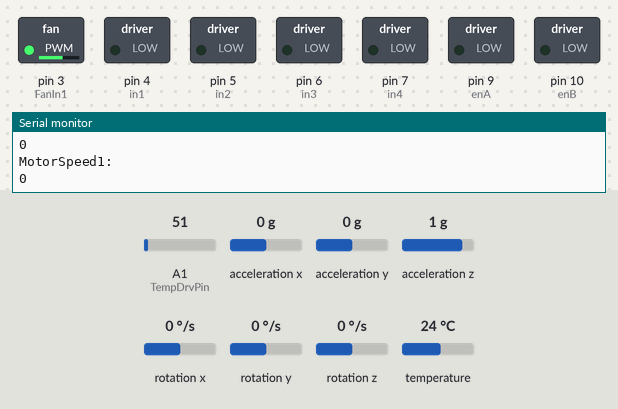
Bench run of a sketch on a simulated Arduino Uno, built with avr-gcc and run on an emulated ATmega328P. Parts: switched loads named in the sketch (green lamp = pin HIGH), the last lines printed to the serial monitor. The test bench sets the inputs (shaded band); at power-on: acceleration x 0 g, A1 (TempDrvPin) = 51, acceleration y 0 g, acceleration z 1 g, rotation x 0 °/s, rotation y 0 °/s, rotation z 0 °/s, temperature 24 °C.

Above: at 1.2 s.
1.3 s: acceleration x set to -1.4 g
At 1.6 s:
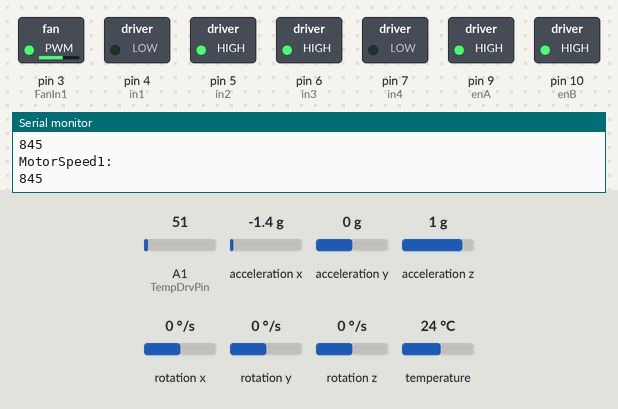
2.8 s: acceleration x set to 0.8 g
At 3.1 s:
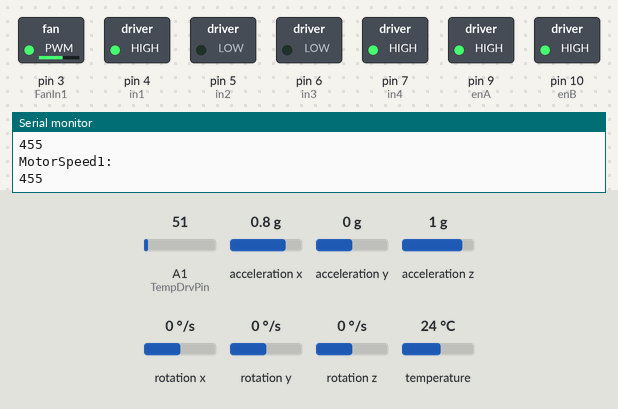
4.3 s: acceleration x set to -0.2 g
At 4.6 s:
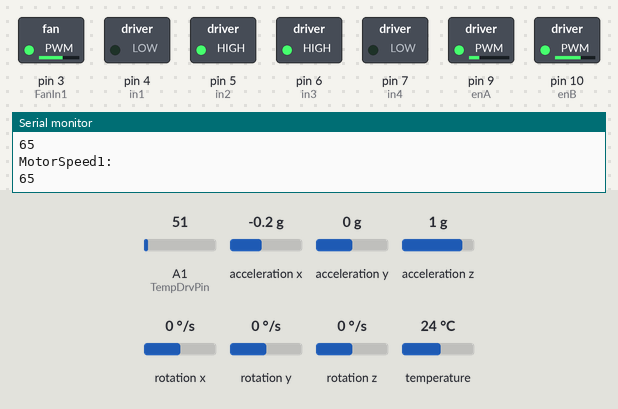
5.8 s: acceleration x set to -0.8 g
At 7.0 s:
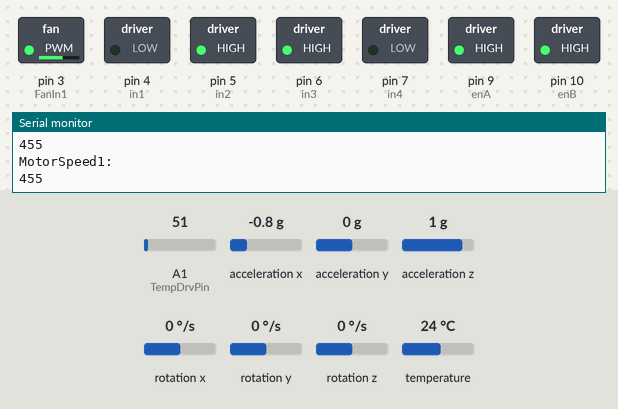
7.3 s: acceleration x set to 0 g
At 8.5 s:
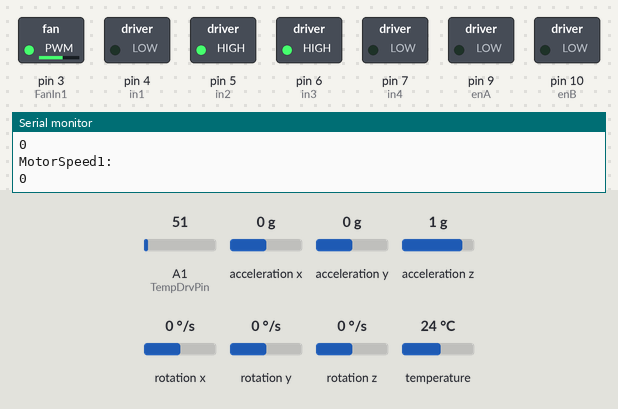
8.8 s: acceleration x set to 1.4 g
At 9.7 s:
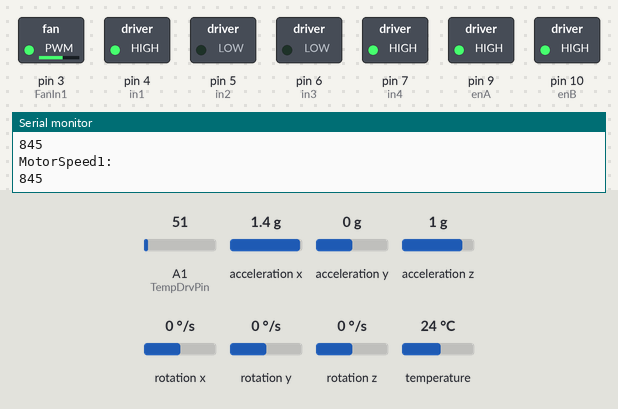
Timing chart, 0 to 11.3 s (numbered marks = the images above; inputs shaded):
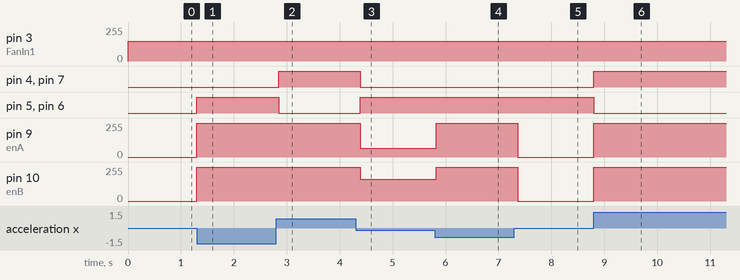

The sketch:

Self_Ballancing_Robot_MPU6050_13_11_2021_21h38_Working.ino
```cpp
// Basic demo for accelerometer readings from Adafruit MPU6050

#include <Adafruit_MPU6050.h>
#include <Adafruit_Sensor.h>
#include <Wire.h>

Adafruit_MPU6050 mpu;


//************************************ DC Motor Control *******************************************

// Motor A

int enA = 9;
int in1 = 4;
int in2 = 5;

// Motor B

int enB = 10;
int in3 = 6;
int in4 = 7;


// Motor Speed Values - Start at zero

int MotorSpeed1 = 0;

int MotorsBackSpeed = 0;
int MotorsForwardSpeed = 0;
int SpeedOffset = 0;
int AngleOffSet = 0;
int Delay = 0;
int ZeroAdjust = 0;

int LeftAdjFor = 0;
int RightAdjFor = 0;

int LeftAdjBack = 0;
int RightAdjBack = 0;

int MotorLeftForwardSpeed = 0;
int MotorRightForwardSpeed = 0;

int MotorLeftBackSpeed = 0;
int MotorRightBackSpeed = 0;

//************************************* FAN & DRIVE TEMPERATURE CONTROL ************************
int FanIn1  = 3;
int LedPin = 13;

float TempDrvPin = A1;
int TempDrv = 0;

int fanSpeed = 0;
int fanSpeedidle = 0;


/////////////////////////////////////////////////////////////////////////////////////////////////

//**************************************** void CONTROL *****************************************
/////////////////////////////////////////////////////////////////////////////////////////////////

void forward(){
  digitalWrite(in1, LOW);
    digitalWrite(in2, HIGH);

    digitalWrite(in3, HIGH);
    digitalWrite(in4, LOW);

}

void reverse(){

    digitalWrite(in1, HIGH);
    digitalWrite(in2, LOW);

    digitalWrite(in3, LOW);
    digitalWrite(in4, HIGH);

}

void stop(){

    digitalWrite(in1, LOW);
    digitalWrite(in2, LOW);

    digitalWrite(in3, LOW);
    digitalWrite(in4, LOW);
}

void FanStart(){

//  digitalWrite(FanIn1,LOW);

}

void FanStop(){

  digitalWrite(FanIn1,LOW);
  digitalWrite(LedPin, LOW);
}


////////////////////////////////////////////////////////////////////////////////////////////////////////


// **************************************** SETUP ****************************************************

void setup() {
  // put your setup code here, to run once:
Serial.begin(115200);
//  while (!Serial)
//    delay(10); // will pause Zero, Leonardo, etc until serial console opens
//
//  Serial.println("Adafruit MPU6050 test!");

  // Try to initialize!
  if (!mpu.begin()) {
//    Serial.println("Failed to find MPU6050 chip");
    while (1) {
      delay(10);
    }
  }
//  Serial.println("MPU6050 Found!");

//************************************** DC Motor Control : SETUP ***************************************

  // Set all the motor control pins to outputs

  pinMode(enA, OUTPUT);
  pinMode(in1, OUTPUT);
  pinMode(in2, OUTPUT);

  pinMode(enB, OUTPUT);
  pinMode(in3, OUTPUT);
  pinMode(in4, OUTPUT);


//*****************************************************************************************************
///////////////////////////////////////////////////////////////////////////////////////////////////////


//******************************************* FAN CONTROL SETUP ***************************************

  pinMode(FanIn1, OUTPUT);


//********************************************** MPU 6050 SETUP ***************************************

mpu.setAccelerometerRange(MPU6050_RANGE_2_G);   // +- 16, 8, 4, 2
  mpu.setGyroRange(MPU6050_RANGE_250_DEG);      // +- 2000, 1000, 500, 250
  mpu.setFilterBandwidth(MPU6050_BAND_5_HZ);   // 5, 10, 21, 44, 94, 184, 260

}
////////////////////////////////////////////////////////////////////////////////////////////////////////


// ********************************************* void LOOP *********************************************

void loop() {
  // put your main code here, to run repeatedly:


  /* Get new sensor events with the readings */
  sensors_event_t a, g, temp;
  mpu.getEvent(&a, &g, &temp);

//  Serial.print("Temperature: ");
//  Serial.print(temp.temperature);
//  Serial.println(" degC");
//
//  Serial.println("");


//*********************************************  FAN CONTROL *********************************************

TempDrv = analogRead(TempDrvPin);
TempDrv = TempDrv / 10;

fanSpeed = 255;
fanSpeedidle = 150;

if (TempDrv >= 18){

  FanStart();
  analogWrite(FanIn1, fanSpeed);

  digitalWrite(LedPin, HIGH);

}else if (TempDrv <= 17){

  FanStart();
    analogWrite(FanIn1, fanSpeedidle);

  digitalWrite(LedPin, HIGH);

}else if (TempDrv <= 16){

  FanStop();
}


//Serial.println("TempDrv:");
//Serial.println(TempDrv);


///////////////////////////////////////////////////////////////////////////////////////////////////////////////


//****************************************************** MAIN PROGRAM *****************************************

MotorSpeed1 = a.acceleration.x;
//MotorSpeed1 = map(a.acceleration.x, 0, 8, 0, 255);

if (MotorSpeed1 <= 0){
MotorSpeed1 = MotorSpeed1 * -1;
}

else if (MotorSpeed1 >= 0){
MotorSpeed1 = MotorSpeed1 * 1;
}

if (MotorSpeed1 <= 0){
  MotorSpeed1 = 0;
}

if (MotorSpeed1>= 255){
  MotorSpeed1 = 255;
}

MotorSpeed1 = MotorSpeed1 * 65;

  Serial.println("MotorSpeed1: ");
  Serial.println(MotorSpeed1);

//  Serial.println("a.acceleration.x: ");
//  Serial.println(a.acceleration.x);

//Serial.println("MotorLeftBackSpeed:");
//Serial.println(MotorLeftBackSpeed);
//Serial.println("MotorLeftForwardSpeed:");
//Serial.println(MotorLeftForwardSpeed);


  analogWrite(enA, MotorSpeed1);
  analogWrite(enB, MotorSpeed1 * 2.5);


    if (a.acceleration.x > 0.1)
  {

reverse();
delay(100);
  }


else if (a.acceleration.x < -0.1)
  {

 forward();
delay(100);

  }


else if ((a.acceleration.x >= 80) || (a.acceleration.x <= -80)){

  stop();

}

//**********************************************************************************************************************

}
```

Measured:
- after the input at 1.3 s, pin 5 (in2), pin 6 (in3): LOW → HIGH at once; pin 9 (enA), pin 10 (enB): 0/255 → 255/255 at once
- after the input at 2.8 s, pin 4 (in1), pin 7 (in4): LOW → HIGH at once; pin 5 (in2), pin 6 (in3): HIGH → LOW at once
- after the input at 4.3 s, pin 4 (in1), pin 7 (in4): HIGH → LOW after 0.09 s; pin 5 (in2), pin 6 (in3): LOW → HIGH after 0.09 s; pin 9 (enA): 255/255 → 65/255 after 0.09 s; pin 10 (enB): 255/255 → 162/255 after 0.09 s
- after the input at 5.8 s, pin 9 (enA): 65/255 → 255/255 at once; pin 10 (enB): 162/255 → 255/255 at once
- after the input at 7.3 s, pin 9 (enA), pin 10 (enB): 255/255 → 0/255 after 0.07 s
- after the input at 8.8 s, pin 4 (in1), pin 7 (in4): LOW → HIGH at once; pin 5 (in2), pin 6 (in3): HIGH → LOW at once; pin 9 (enA), pin 10 (enB): 0/255 → 255/255 at once
